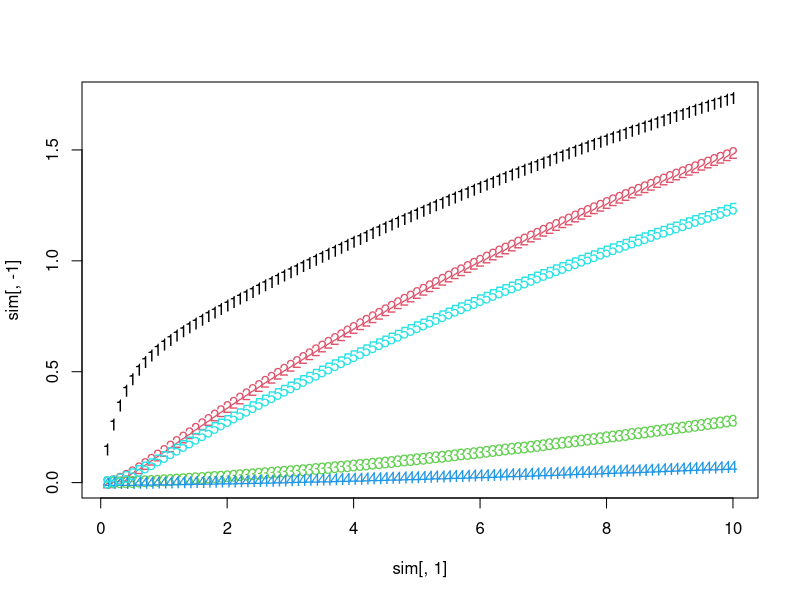

Write R code to recreate this figure.
#' Standard temperature and pressure correction factor
#'
#' @param std_temperature `numeric`, standard temperature value in Kelvin,
#' default: 273.2 K (== 0 °C)
#' @param tissue_temperature `numeric`, tissue temperature value in Kelvin,
#' default: 310.2 (== 37 °C)
#' @param std_pressure `numeric`, standard_pressure in atm, default: 1 atm
#' (== 101.325 kPa)
#' @return `numeric`, correction factor for temperature/pressure condition
#' @examples
#' # BTPS (body temperature, pressure saturated (ignored))
#' #stp_factor()
#' # STPD (standard temperature, pressure, dry)
#' #stp_factor(tissue_temperature = 273.2)
stp_factor <- function(std_temperature = 273.2, tissue_temperature = 310.2,
                       std_pressure = 1) {
    std_temperature / (std_pressure * tissue_temperature)
}

#' Conductance
#'
#' Conductance is defined as ability of the fluid to deliver anaesthetic agents
#' across a partial pressure gradient.
#'
#' @param flow `numeric`, blood/air flow in l/min.
#' @param partition_coefficient `numeric`, blood:gas or tissue:gas
#' partition coefficient
#' @param tp_factor `numeric`, temperature/pressure factor
#' @return `numeric`, conductance of the tissue in l/(min*atm)
#'
#' @details
#' From Cowles et al.:
#' "In the case of blood perfusing a tissue,
#' the conductance is equal to the rate of blood flow
#' multiplied by the blood:gas partition coefficient and the factor, T0/P0Ti.
#' In the case of the alveolar gas ventilating the lungs,
#' the conductance is the rate of alveolar ventilation
#' multiplied by the factor, T0/P0Ti.
#' The gas:gas partition coefficient is equal to 1.0, by definition."
#
#' @references
#' Eqn. 6 in
#' Cowles, A. L., Borgstedt, H. H., & Gillies, A. J. (1973).
#' A simplified digital method for predicting anesthetic uptake and distribution.
#' Computers in Biology and Medicine, 3(4), 385-395.
#' \doi{10.1016/0010-4825(73)90004-8}
conductance <- function(flow, partition_coefficient, tp_factor = stp_factor()) {
    unname(flow * partition_coefficient) * tp_factor
}

#' Capacitance
#'
#' Capacitance is defined as ability of a tissue to hold anaesthetic agents
#' ant any given partial pressure.
#'
#' @param tissue_volume `numeric`, tissue volume in l.
#' @param tissue_coefficient `numeric`, tissue:gas partition coefficient
#' @param blood_volume `numeric`, tissue volume in l.
#' @param blood_coefficient `numeric`, blood:gas partition coefficient
#' @param tp_factor `numeric`, temperature/pressure factor
#' @return `numeric`, conductance of the tissue in l/(min*atm)
#'
#' @details
#' From Cowles et al.:
#' "KETY(14) has shown that most tissues are so finely perfused that they
#' can be considered to be in equilibrium with their venous blood.
#' Therefore the venous blood contained within a tissue compartment must be
#' considered to be a part of that tissue compartment.
#'
#' @references
#' Eqn. 14 in
#' Cowles, A. L., Borgstedt, H. H., & Gillies, A. J. (1973).
#' A simplified digital method for predicting anesthetic uptake and distribution.
#' Computers in Biology and Medicine, 3(4), 385-395.
#' \doi{10.1016/0010-4825(73)90004-8}
capacitance <- function(tissue_volume, tissue_coefficient,
                        blood_volume, blood_coefficient,
                        tp_factor = stp_factor()) {
    unname(
        tissue_volume * tissue_coefficient +
        blood_volume * blood_coefficient
    ) * tp_factor
}

#' Lung capacitance
#'
#' Capacitance is defined as ability of a tissue to hold anaesthetic agents
#' ant any given partial pressure.
#'
#' @param tissue_volume `numeric`, tissue volume in l.
#' @param tissue_coefficient `numeric`, tissue:gas partition coefficient
#' @param blood_volume `numeric`, tissue volume in l.
#' @param blood_coefficient `numeric`, blood:gas partition coefficient
#' @param tp_factor `numeric`, temperature/pressure factor
#' @return `numeric`, conductance of the tissue in l/(min*atm)
#'
#' @details
#' From Cowles et al.:
#' Alveolar air, lung tissue and arterial blood are also in equilibrium.
#'
#' @references
#' Eqn. 15 in
#' Cowles, A. L., Borgstedt, H. H., & Gillies, A. J. (1973).
#' A simplified digital method for predicting anesthetic uptake and distribution.
#' Computers in Biology and Medicine, 3(4), 385-395.
#' \doi{10.1016/0010-4825(73)90004-8}
lung_capacitance <- function(air_volume,
                             tissue_volume, tissue_coefficient,
                             blood_volume, blood_coefficient,
                             tp_factor = stp_factor()) {
    unname(
        air_volume + tissue_volume * tissue_coefficient +
        blood_volume * blood_coefficient
    ) * tp_factor
}

#' Partition coefficients
#'
#' Partition coefficients for commonly used volatile anaesthetics.
#'
#' @param anaesthetic `character(1)`, anaesthetic
#' @return a named `numeric` with tissue partition coefficients for
#' *lung*, *vrg* (vessel rich group, visceral: brain, heart, kidney, ...),
#' *mus* (muscle, lean tissue: muscle, skin, subcutaneous tissue, ...),
#' and *fat* (fat, fatty tissue: yellow marrow, fat) for the given anaesthetic.
#'
#' @references
#' Table 2 in
#' Cowles, A. L., Borgstedt, H. H., & Gillies, A. J. (1973).
#' A simplified digital method for predicting anesthetic uptake and distribution.
#' Computers in Biology and Medicine, 3(4), 385-395.
#' \doi{10.1016/0010-4825(73)90004-8}
#'
#' @examples
#' tissue_coefficients("nitrous oxide")
tissue_coefficients <- function(anaesthetic = c(
                                    "nitrous-oxide",
                                    "diethyl-ether"
                                )) {
    switch(
        match.arg(anaesthetic),
        "nitrous-oxide" = c(lung = 0.463, vrg = 0.463, mus = 0.463, fat = 1.03),
        "diethyl-ether" = c(lung = 12.1, vrg = 12.1, mus = 12.1, fat = 44.1)
    )
}

#' Cardiac output
#'
#' Partial blood flow of common compartments.
#'
#' @param total `numeric`, total cardiac output in l/min.
#' @param prop_lung `numeric`, proportion of cardiac output to the lung, should
#' be 1.00 in general.
#' @param prop_vrg `numeric`, proportion of cardiac output to the vessel rich
#' compartment.
#' @param prop_mus `numeric`, proportion of cardiac output to the musle
#' compartment.
#' @param prop_fat `numeric`, proportion of cardiac output to the fat
#' compartment.
#'
#' @return a named `numeric` with blood flow values (in l/min) for
#' *lung*, *vrg* (vessel rich group, visceral: brain, heart, kidney, ...),
#' *mus* (muscle, lean tissue: muscle, skin, subcutaneous tissue, ...),
#' and *fat* (fat, fatty tissue: yellow marrow, fat) for the given anaesthetic.
#'
#' @references
#' Table 3 in
#' Cowles, A. L., Borgstedt, H. H., & Gillies, A. J. (1973).
#' A simplified digital method for predicting anesthetic uptake and distribution.
#' Computers in Biology and Medicine, 3(4), 385-395.
#' \doi{10.1016/0010-4825(73)90004-8}
cardiac_output <- function(total = 6.3,
                           prop_lung = 1.0, prop_vrg = 0.798, prop_mus = 0.157,
                           prop_fat = 0.044) {
    if (prop_vrg + prop_mus + prop_fat > 1)
        stop(
            "Sum of proportions of vrg, mus and fat ",
            "should not be larger than 1.0."
        )

    c(
        lung = prop_lung * total,
        vrg = prop_vrg * total, mus = prop_mus * total, fat = prop_fat * total
    )
}

#' Volumes
#'
#' @references
#' Table 3 in
#' Cowles, A. L., Borgstedt, H. H., & Gillies, A. J. (1973).
#' A simplified digital method for predicting anesthetic uptake and distribution.
#' Computers in Biology and Medicine, 3(4), 385-395.
#' \doi{10.1016/0010-4825(73)90004-8}
tissue_volume <- c(
    lung_air = 2.68, lung_tissue = 1.0,
    vrg = 8.83, mus = 36.25, fat = 11.5
)
blood_volume <- c(lung = 1.4, vrg = 3.2, mus = 0.63, fat = 0.18)

#' Simulate anaesthetic uptake
#'
#' @param pinsp `numeric(1)`, inspiratory partial pressure of the anaesthetic.
#' @param delta_time `numeric(1)`, time difference between each calculation step.
#' @param total_time `numeric(1)`, total time to simulate.
#' @param conductances `numeric(4)`, conductances.
#' @param capacitances `numeric(4)`, capacitances.
#' @return `matrix`, with partial pressures for each simulation step.
#'
#' @references
#' Figure 1 in
#' Cowles, A. L., Borgstedt, H. H., & Gillies, A. J. (1973).
#' A simplified digital method for predicting anesthetic uptake and distribution.
#' Computers in Biology and Medicine, 3(4), 385-395.
#' \doi{10.1016/0010-4825(73)90004-8}
sim_anaesthetic_uptake <- function(pinsp,
                                   delta_time = 0.1, total_time = 10,
                                   conductances, capacitances) {
    n <- ceiling(total_time / delta_time)

    partial_pressures <- c(lung = 0, vrg = 0, mus = 0, fat = 0)
    results <- matrix(
        NA_real_, nrow = n, ncol = length(partial_pressures) + 2,
        dimnames = list(c(), c("time", names(partial_pressures), "cv"))
    )

    for (i in seq_len(n)) {
        dvdtpt <- (pinsp - partial_pressures["lung"]) * conductances["lung"]
        dvdt <- c(
            dvdt1 = 0,
            dvdt2 = (partial_pressures["lung"] - partial_pressures["vrg"]) *
                conductances["vrg"],
            dvdt3 = (partial_pressures["lung"] - partial_pressures["mus"]) *
                conductances["mus"],
            dvdt4 = (partial_pressures["lung"] - partial_pressures["fat"]) *
                conductances["fat"]
        )
        dvdt["dvdt1"] <- dvdtpt - sum(dvdt)
        partial_pressures <-
            partial_pressures + dvdt * delta_time / capacitances
        pcv <- sum(
            partial_pressures[c("vrg", "mus", "fat")] *
                conductances[c("vrg", "mus", "fat")]
        ) / sum(conductances[c("vrg", "mus", "fat")])
        results[i,] <- c(i * delta_time, partial_pressures, pcv)
    }
    results
}



#' Test case with diethyl ether as in Cowles 1973, Table 4
#' set total to 6.3 * 0.5 to simulate reduced cardiac output (row 3 in Table 4)
blood_flow <- cardiac_output(total = 6.3)
part_coefs <- tissue_coefficients("diethyl-ether")

#' Conductances
conductances <- c(
    ## do we have to use the alveolar ventilation here? 4.0 l/min?
    ## and a gas:gas partition coefficient of 1.0?
    ## from Cowles 1973:
    ## In the case of blood perfusing a tissue, the conductance is equal to
    ## the rate of blood flow multiplied by the blood:gas partition coefficient
    ## and the factor, T0/P0Ti. In the case of the alveolar gas ventilating
    ## the lungs, the conductance is the rate of alveolar ventilation
    ## multiplied by the factor, T0/P0Ti.
    ## The gas:gas partition coefficient is equal to 1.0, by definition.
    lung = conductance(
        flow = 4.0,                     # alveolar minute ventilation
        partition_coefficient = 1.0     # gas:gas partition coefficient
    ),
    vrg = conductance(blood_flow["vrg"], part_coefs["lung"]),
    mus = conductance(blood_flow["mus"], part_coefs["lung"]),
    fat = conductance(blood_flow["fat"], part_coefs["lung"])
)

#' Capacitances
capacitances <- c(
    lung = lung_capacitance(
        tissue_volume["lung_air"],
        ## blood volume and tissue:gas == blood:gas in that gase part_coefs
        tissue_volume["lung_tissue"], tissue_coefficient = part_coefs["lung"],
        ## blood volume and blood:gas part_coefs
        blood_volume["lung"], part_coefs["lung"]
    ),
    vrg = capacitance(
        tissue_volume["vrg"], part_coefs["vrg"],
        blood_volume["vrg"], part_coefs["lung"]
    ),
    mus = capacitance(
        tissue_volume["mus"], part_coefs["mus"],
        blood_volume["mus"], part_coefs["lung"]
    ),
    fat = capacitance(
        tissue_volume["fat"], part_coefs["fat"],
        blood_volume["fat"], part_coefs["lung"]
    )
)

sim <- sim_anaesthetic_uptake(
    pinsp = 12, delta_time = 0.1, total_time = 10,
    conductances = conductances, capacitances = capacitances
)

matplot(sim[, 1], sim[, -1])
